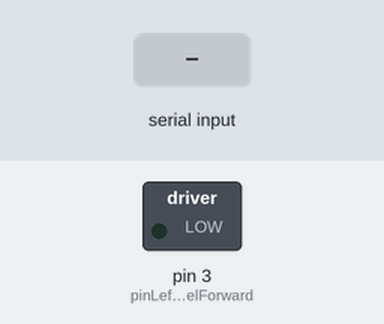
Simulated run of this sketch. Board: Arduino Uno, built with avr-gcc and run on an emulated ATmega328P. Shown: switched loads named in the sketch (green lamp = pin HIGH). Inputs (shaded band) come from the test bench.

Above: at 1.2 s.
1.3 s: "w" received over the second serial link
At 2.2 s:
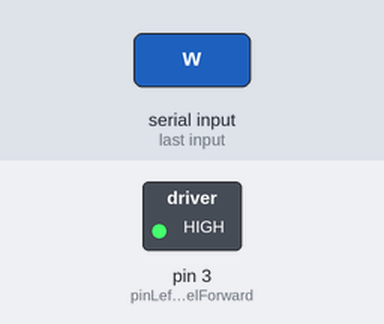
2.8 s: "s" received over the second serial link
At 3.4 s:
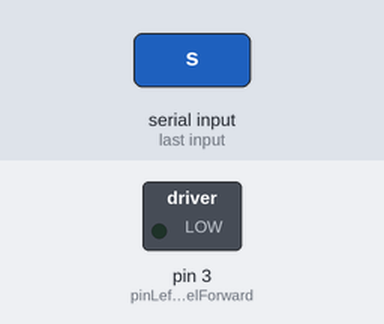
Timing chart, 0 to 5.8 s (numbered marks = the images above; inputs shaded):
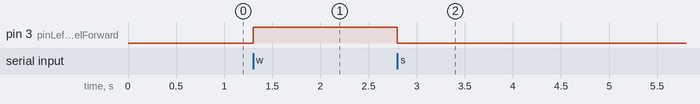

The sketch:

driveForward.ino
```cpp
char controlInput;
#include <SoftwareSerial.h>
SoftwareSerial BlueTooth(A0, A1);
int pinLeftWheelBackward = 2;
int pinRightWheelBackward = 4;
int pinLeftWheelForward = 3;
int pinRightWheelForward = 9;

void driveForward()
  {
    digitalWrite(pinLeftWheelBackward, LOW);
    digitalWrite(pinLeftWheelForward, HIGH);
    digitalWrite(pinRightWheelBackward, LOW);
    digitalWrite(pinRightWheelForward, HIGH);

  }

  void driveBackward()
  {
    digitalWrite(pinLeftWheelBackward, HIGH);
    digitalWrite(pinLeftWheelForward, LOW);
    digitalWrite(pinRightWheelBackward, HIGH);
    digitalWrite(pinRightWheelForward, LOW);

  }

  void stopRobot()
  {
    digitalWrite(pinLeftWheelBackward, LOW);
    digitalWrite(pinLeftWheelForward, LOW);
    digitalWrite(pinRightWheelBackward, LOW);
    digitalWrite(pinRightWheelForward, LOW);
  }

  void turnLeft()
  {
    digitalWrite(pinLeftWheelBackward, HIGH);
    digitalWrite(pinLeftWheelForward, LOW);
    digitalWrite(pinRightWheelBackward, LOW);
    digitalWrite(pinRightWheelForward, HIGH);
  }

  void turnRight()
  {
    digitalWrite(pinLeftWheelBackward, LOW);
    digitalWrite(pinLeftWheelForward, HIGH);
    digitalWrite(pinRightWheelBackward, HIGH);
    digitalWrite(pinRightWheelForward, LOW);
  }

void setup()
{
  // put your setup code here, to run once:
  pinMode(pinLeftWheelForward, OUTPUT);
  Serial.begin(38400);
  BlueTooth.begin(38400);


}

void loop()
{
  if(BlueTooth.available())
  {
    controlInput=BlueTooth.read();

  }
  if(controlInput == 'w')
  {

      //drive forward
      driveForward();

  }
  else if(controlInput == 's')
  {
      driveBackward();
  }
  else if(controlInput == 'e')
  {
    stopRobot();

  }


  delay(100);
}
```

Measured:
- after the input at 1.3 s, pin 3 (pinLeftWheelForward): LOW → HIGH at once
- after the input at 2.8 s, pin 3 (pinLeftWheelForward): HIGH → LOW at once
